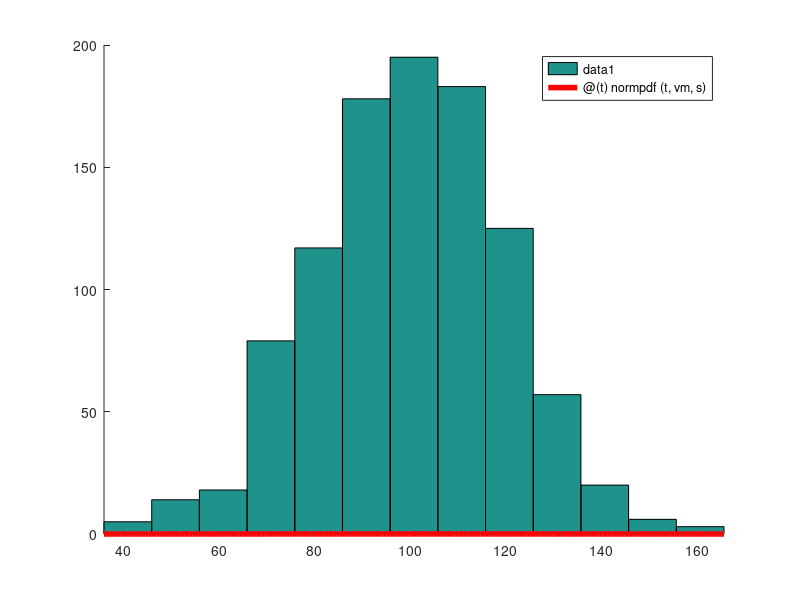

Here is the MATLAB script that generated this plot:
% 1. Consideram variabila aleatoare X ~ N(100,20), care reprezinta valoarea pulsului
% inregistrata de un smartwatch pentru un alergator la un maraton. Generati aleator
% si independent 1000 de valori pentru X, apoi:
% a)Estimati probabilitatea evenimentului A:"80<X<140"
% b)Folosind comenzi Octave afisati valoarea probabilitatii teoretice a ev A
% c)Repr. in aceasi figura histograma frecventelor relative cu 13 bare/clase aleatoare
% valorilor generate si graficul functiei de densitate a lui X.

function out = practic()
  clf; hold on;
  %nr de valori de generat pentru X
  N = 1000;
  vm = 100;
  s = 20;
  evA = 0;

  %generam aleator val pentru X
  X = normrnd(vm,s,1,N);

  for i = 1:N
    if(X(i) > 80 && X(i) < 140)
       evA++;
    endif
  endfor

  fprintf("a)P(A) = %d\n",evA/N);

  %Probabilitatea teoretica a evenimentului A:80<X<140 => NU e bun
  %cazuri favorabile = [81,139] => 59
  %cazuri posibile = valMax-valMin+1
  ta = 59;
  pos = max(X)-min(X)+1;
  fprintf("b)P(A) teoretic = %d\n",ta/pos);

  %histograma frecventelor relative cu 13 bare(trebuia sa se imbine cu graficul
  % functiei de densitate)
  hist(X,13)

  %Graficul functiei de densitate
  % f = @(t) normpdf(t, medie, sigma)
  f = @(t)normpdf(t,vm,s);
  fplot(f,[min(X), max(X)],'-r','LineWidth',4)

  end
